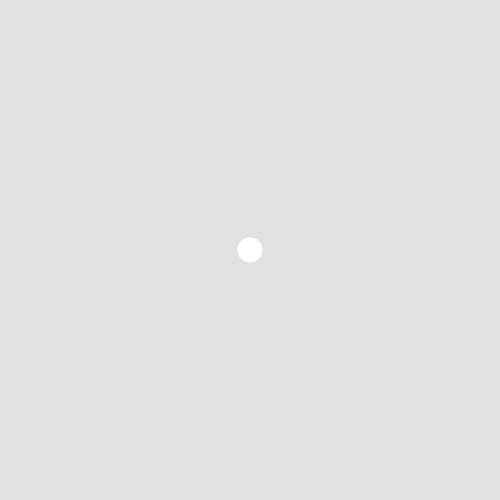
Frame 1 (no input)
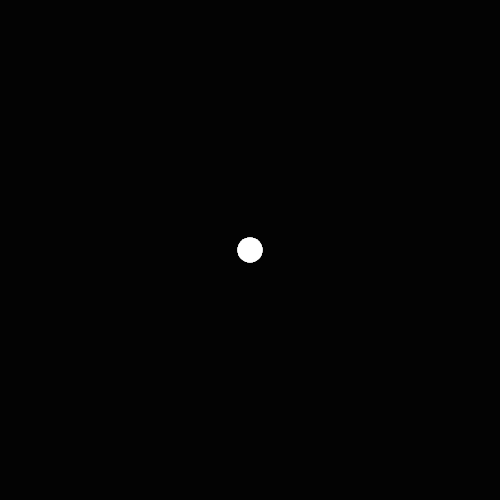
Frame 60 (no input)
Frame 120 (the mouse pressed at the canvas centre since frame 60): identical to frame 60, image omitted

The p5.js sketch that drew these frames (run headless with seeded random() and noise() and a simulated clock; from frame 60 on, the mouse is pressed at the canvas centre):

// p5.js sketch
// ── sketch.js
// character position
let xPos, yPos;

function setup() {
  createCanvas(500, 500);

  // default the character to the middle of the screen
  xPos = 250;
  yPos = 250;

  fill(255);
  noStroke();

  textAlign(CENTER);
  textSize(50);
}

function draw() {
  background(0, 30);

  // draw the character
  ellipse(xPos, yPos, 25, 25);
}

function keyPressed() {
  // move left?
  if (key == 'A' || key == 'a') {
    xPos -= 15;
    text('A', width/2, 50);
  }
  // move right?
  if (key == 'D' || key == 'd') {
    xPos += 15;
    text('D', width/2, 50);
  }
  // move up?
  if (key == 'W' || key == 'w') {
    yPos -= 15;
    text('W', width/2, 50);
  }
  if (key == 'S' || key == 's') {
    yPos += 15;
    text('S', width/2, 50);
  }

  // same logic, but for the arrow keys
  if (keyCode == LEFT_ARROW) {
    xPos -= 15;
    text('LEFT_ARROW', width/2, 50);
  }
  if (keyCode == RIGHT_ARROW) {
    xPos += 15;
    text('RIGHT_ARROW', width/2, 50);
  }
  if (keyCode == UP_ARROW) {
    yPos -= 15;
    text('UP_ARROW', width/2, 50);
  }
  if (keyCode == DOWN_ARROW) {
    yPos += 15;
    text('DOWN_ARROW', width/2, 50);
  }
}
